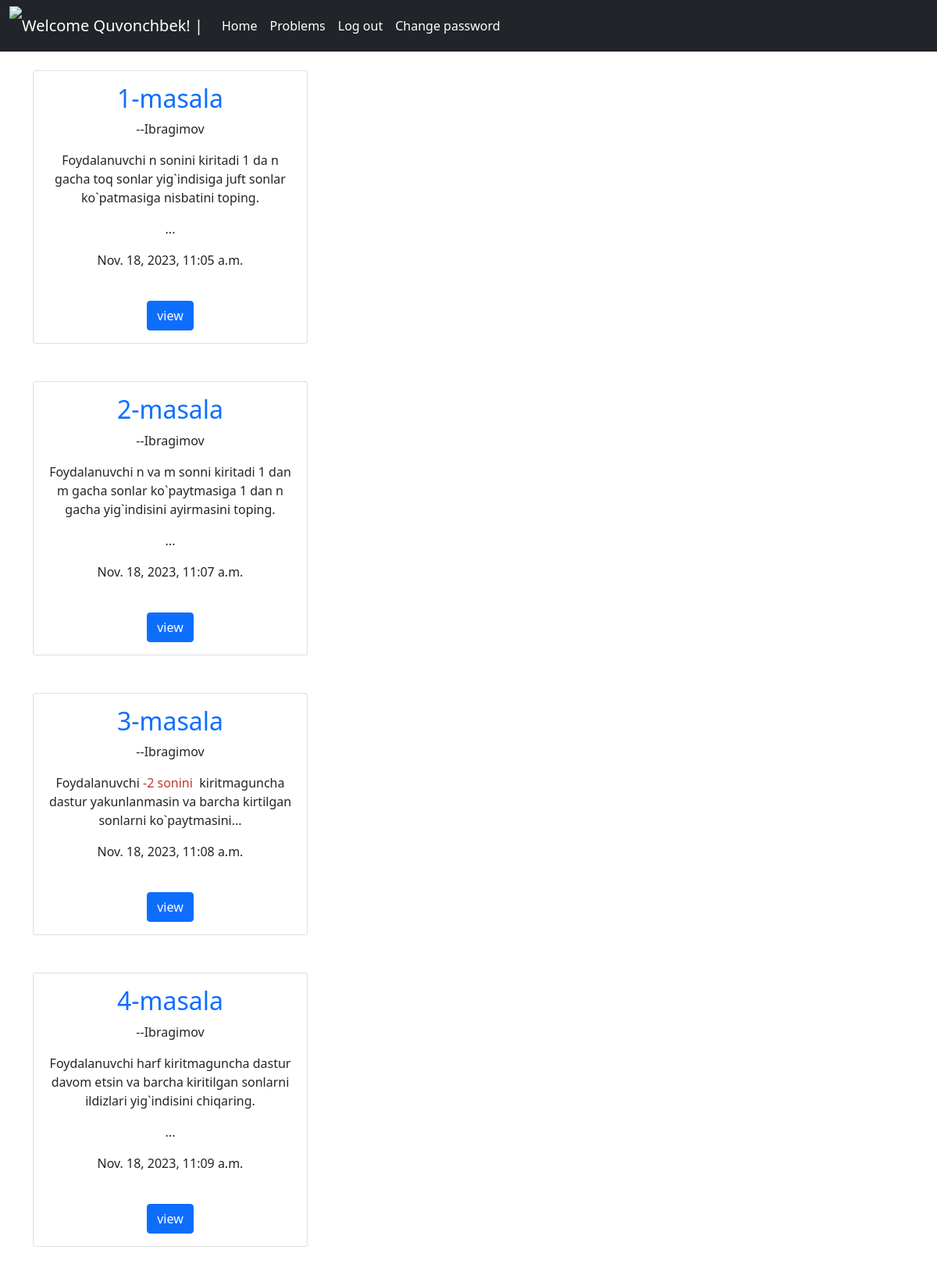
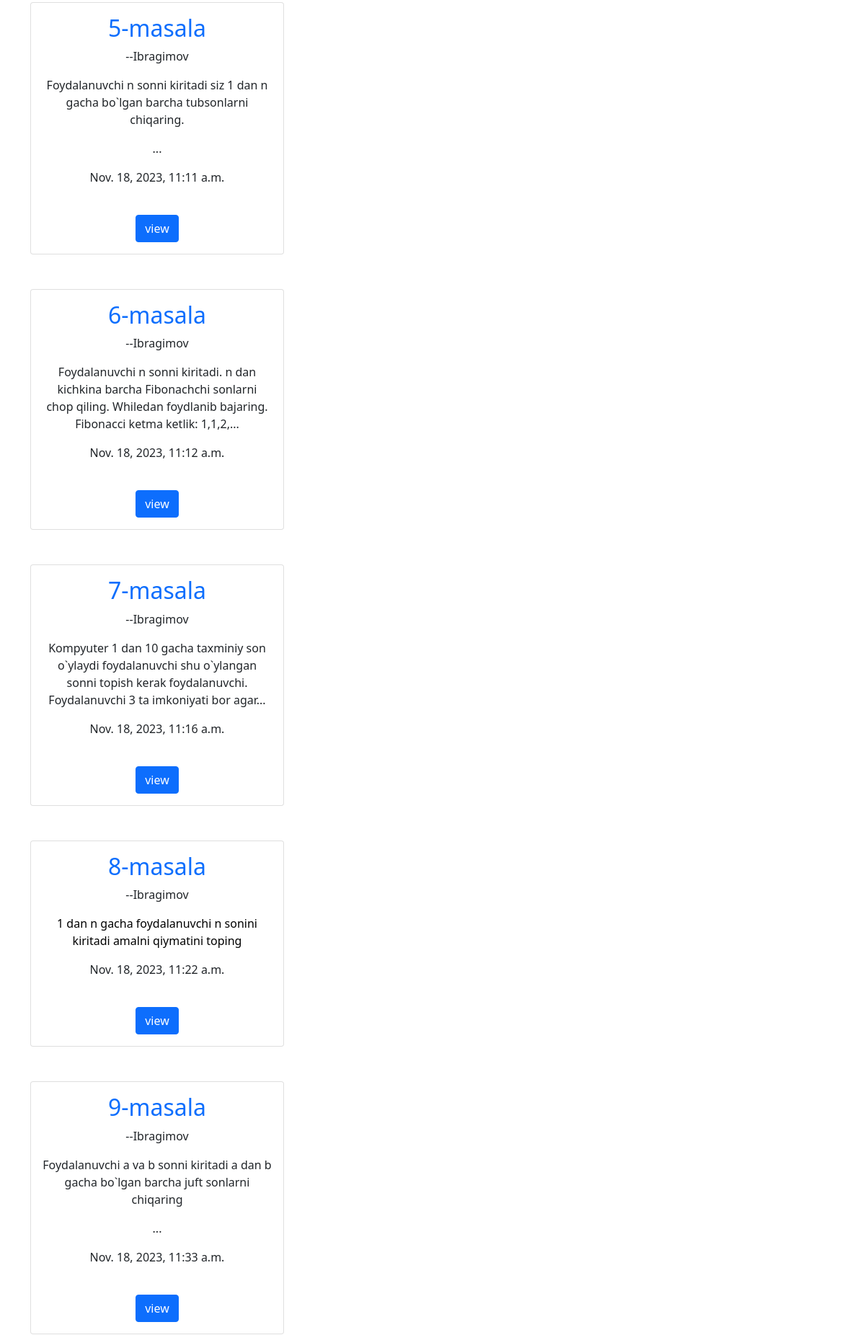
Screenshot of /post/ (signed in, upper part) with the database file from the repository (2 pictures, top to bottom).
### accounts/models.py (models this page shows)
class CustomUser(AbstractUser):
    age = models.PositiveIntegerField(null=True,blank=True)

### posts/models.py (models this page shows, shortened)
class Post(models.Model):
    title = models.CharField(max_length=200)
    author = models.ForeignKey(
        get_user_model(),
        on_delete=models.CASCADE
    )
    body = RichTextField()
    photo = models.ImageField(upload_to='images/', blank=True, null=True)
    date = models.DateTimeField(auto_now_add=True)

### posts/views.py (the view)
# urls.py: path('',PostListView.as_view(), name='post'),
class PostListView(ListView):
    model = Post
    template_name = 'post.html'

### templates/post.html (shortened to what this page needs)
<!DOCTYPE html>
<html lang="en">
<head>
</head>
<body>
    {%extends 'base.html'%}
    {%block content%}
    <div class="container" style="text-align: center;">
        {% for post in object_list%}
    <br>
    <div class="card" style="width: 22rem;">
        <div class="card-body">
            <h2><a href="{%url 'full_post' post.id%}" style="text-decoration: none;">{{post.title}}</a></h2>
            <p>--{{post.author}}</p>
            <p class="card-text">{{post.body|slice:"150"|safe}}...</p>
            <p>{{post.date}}</p>
            <br>
            <button type="submit" class="btn btn-primary"><a href="{%url 'full_post' post.id%}" style="text-decoration: none; color:white;">view</a></button>
        </div>
      </div>
      <br>
    {%endfor%}
    </div>
    {%endblock content%}

### templates/base.html (shortened to what this page needs)
{%load static%}
<!DOCTYPE html>
<html lang="en">
<head>
    <link href="https://cdn.jsdelivr.net/npm/bootstrap@5.0.2/dist/css/bootstrap.min.css" rel="stylesheet"
>
</head>
<body>
    {% if user.is_authenticated %}
    <nav class="navbar navbar-expand-lg navbar-dark bg-dark">
        <div class="container-fluid">
            <img src="https://pnghq.com/wp-content/uploads/png-image-of-python-logo-no-text-included-7.png">
          <a class="navbar-brand" href="{%url 'home'%}"> Welcome {{user.first_name}}! |</a>
          <div class="collapse navbar-collapse" id="navbcarNav">
            <ul class="navbar-nav">
              <li class="nav-item">
                <a class="nav-link active" aria-current="page" href="{%url 'home'%}">Home</a>
              </li>
              <li class="nav-item">
                <a class="nav-link active" aria-current="page" href="{%url 'post'%}">Problems</a>
              </li>
              <li class="nav-item">
                <a class="nav-link active" aria-current="page" href="{% url 'logout' %}">Log out</a>
              </li>
              <li class="nav-item">
                <a class="nav-link active" aria-current="page" href="{% url 'password_change' %}">Change password</a>
              </li>
            </ul>
          </div>
        </div>
      </nav>
    {% endif %}
    {% block content %}
    {% endblock content %}
</body>
</html>

### templates/base.html (style rules this page uses)
img { height: 50px; }

### rows the page displays
CustomUser: first_name "Quvonchbek"
Post: title "1-masala", author "Ibragimov", body "Foydalanuvchi n sonini kiritadi 1 da n gacha toq sonlar yig`indisiga juft sonlar ko`patmasiga nisbatini toping.", date "Nov. 18, 2023, 11:05 a.m."
Post: title "2-masala", author "Ibragimov", body "Foydalanuvchi n va m sonni kiritadi 1 dan m gacha sonlar ko`paytmasiga 1 dan n gacha yig`indisini ayirmasini toping.", date "Nov. 18, 2023, 11:07 a.m."
Post: title "3-masala", author "Ibragimov", body "Foydalanuvchi -2 sonini kiritmaguncha dastur yakunlanmasin va barcha kirtilgan sonlarni ko`paytmasini", date "Nov. 18, 2023, 11:08 a.m."
Post: title "4-masala", author "Ibragimov", body "Foydalanuvchi harf kiritmaguncha dastur davom etsin va barcha kiritilgan sonlarni ildizlari yig`indisini chiqaring.", date "Nov. 18, 2023, 11:09 a.m."
Post: title "5-masala", author "Ibragimov", body "Foydalanuvchi n sonni kiritadi siz 1 dan n gacha bo`lgan barcha tubsonlarni chiqaring.", date "Nov. 18, 2023, 11:11 a.m."
Post: title "6-masala", author "Ibragimov", body "Foydalanuvchi n sonni kiritadi. n dan kichkina barcha Fibonachchi sonlarni chop qiling. Whiledan foydlanib bajaring. Fibonacci ketma ketlik: 1,1,2,", date "Nov. 18, 2023, 11:12 a.m."
Post: title "7-masala", author "Ibragimov", body "Kompyuter 1 dan 10 gacha taxminiy son o`ylaydi foydalanuvchi shu o`ylangan sonni topish kerak foydalanuvchi. Foydalanuvchi 3 ta imkoniyati bor agar", date "Nov. 18, 2023, 11:16 a.m."
Post: title "8-masala", author "Ibragimov", body "1 dan n gacha foydalanuvchi n sonini kiritadi amalni qiymatini toping", date "Nov. 18, 2023, 11:22 a.m."
Post: title "9-masala", author "Ibragimov", body "Foydalanuvchi a va b sonni kiritadi a dan b gacha bo`lgan barcha juft sonlarni chiqaring", date "Nov. 18, 2023, 11:33 a.m."
